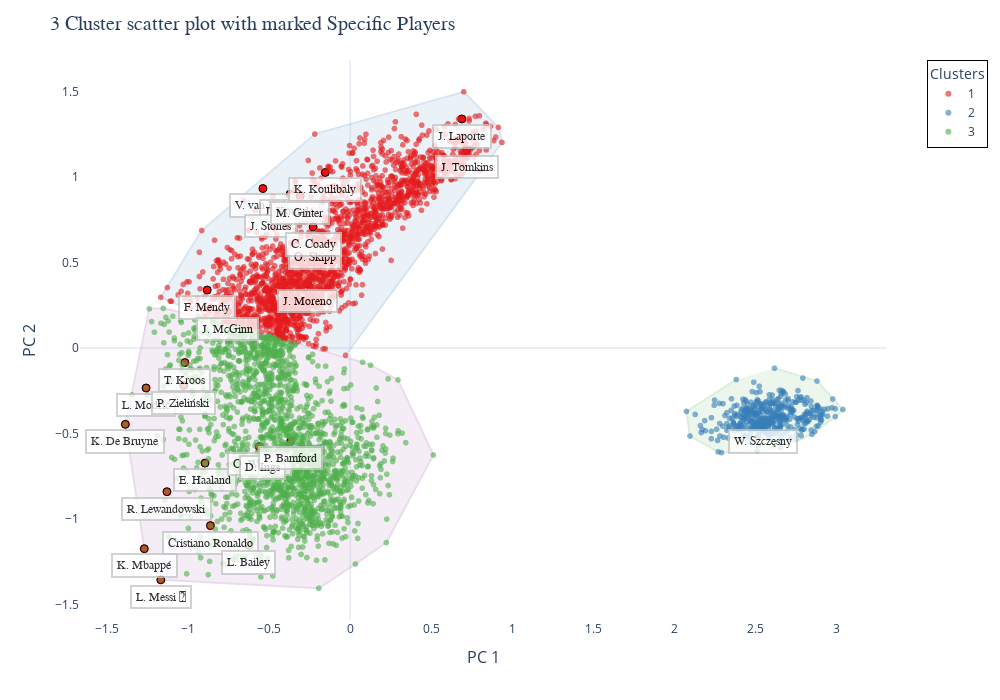

Notebook code for this chart:
### Markdown cell above
## In the above figure we can see 3 different clusters, which seem to be well strcutured, with minimal overlap. To understand the clusters let's plot player names into it

### Code cell
# Create the scatter plot 
fig = px.scatter(
    reduced,
    x="PC1",
    y="PC2",
    color="cluster",  
    color_discrete_sequence=px.colors.qualitative.Set1, 
    opacity=0.6,
    labels={"PC1": "Principal Component 1", "PC2": "Principal Component 2"},
    category_orders={"cluster": sorted(reduced['cluster'].unique())},
)


add_cluster_outlines(fig, reduced, "cluster", "PC1", "PC2", px.colors.qualitative.Set1)


highlighted_players = reduced[reduced['name'].isin(players_to_label)]
for _, row in highlighted_players.iterrows():
    fig.add_trace(
        go.Scatter(
            x=[row['PC1']],
            y=[row['PC2']],
            mode='markers',
            marker=dict(size=8, color='red', symbol='circle', line=dict(width=1, color='black')),
            name=None,  # Remove player from legend
            showlegend=False,
        )
    )


for _, row in highlighted_players.iterrows():
    fig.add_annotation(
        x=row['PC1'],
        y=row['PC2'] - 0.1,  
        text=row['name'] + (" 🐐" if row['name'] == "L. Messi" else ""),
        showarrow=False,  
        font=dict(size=12, color='black', family="Arial Black"),
        align="left",
        bordercolor="#c7c7c7",
        borderwidth=2,
        borderpad=4,
        bgcolor="white",
        opacity=0.8
    )

# Update layout for better appearance (no changes made)
fig.update_layout(
    title="3 Cluster scatter plot with marked Specific Players",
    title_font=dict(size=20, family="Arial Black"),
    xaxis=dict(title="PC 1", titlefont=dict(size=16), showgrid=False),
    yaxis=dict(title="PC 2", titlefont=dict(size=16), showgrid=False),
    template="plotly_white",
    legend=dict(
        title="Clusters",
        font=dict(size=12),
        orientation="v",  
        yanchor="top",
        y=1,
        xanchor="left",
        x=1.05,  
        bordercolor="Black",
        borderwidth=1,
        bgcolor="white",
    ),
    width=1000,
    height=700,
)

# Show plot
fig.show()

### Figure 1 — Plotly figure (JSON) as saved in the notebook; plotly's stock layout.template omitted (floating-point values rounded to 4 significant figures; data arrays with more than 128 entries replaced by an {"elided": "..."} marker saying what was removed)
{"data": [{"hovertemplate": "cluster=1<br>Principal Component 1=%{x}<br>Principal Component 2=%{y}<extra></extra>", "legendgroup": "1", "marker": {"color": "rgb(228,26,28)", "opacity": 0.6, "symbol": "circle"}, "mode": "markers", "name": "1", "showlegend": true, "type": "scattergl", "x": {"elided": "2036 float values"}, "xaxis": "x", "y": {"elided": "2036 float values"}, "yaxis": "y"}, {"hovertemplate": "cluster=2<br>Principal Component 1=%{x}<br>Principal Component 2=%{y}<extra></extra>", "legendgroup": "2", "marker": {"color": "rgb(55,126,184)", "opacity": 0.6, "symbol": "circle"}, "mode": "markers", "name": "2", "showlegend": true, "type": "scattergl", "x": {"elided": "423 float values"}, "xaxis": "x", "y": {"elided": "423 float values"}, "yaxis": "y"}, {"hovertemplate": "cluster=3<br>Principal Component 1=%{x}<br>Principal Component 2=%{y}<extra></extra>", "legendgroup": "3", "marker": {"color": "rgb(77,175,74)", "opacity": 0.6, "symbol": "circle"}, "mode": "markers", "name": "3", "showlegend": true, "type": "scattergl", "x": {"elided": "1856 float values"}, "xaxis": "x", "y": {"elided": "1856 float values"}, "yaxis": "y"}, {"fill": "toself", "line": {"color": "rgb(152,78,163)", "width": 2}, "mode": "lines", "name": "Cluster 3 Outline", "opacity": 0.2, "showlegend": false, "type": "scatter", "x": [-1.168, -0.1941, 0.03214, 0.2228, 0.5124, 0.2945, 0.1257, 0.07589, -0.4988, -0.6007, -0.9381, -1.153, -1.239, -1.386, -1.27, -1.212], "y": [-1.357, -1.406, -1.264, -1.139, -0.6264, -0.1872, -0.1009, -0.08414, 0.06968, 0.09656, 0.1852, 0.2315, 0.2285, -0.4469, -1.174, -1.286]}, {"fill": "toself", "line": {"color": "rgb(77,175,74)", "width": 2}, "mode": "lines", "name": "Cluster 2 Outline", "opacity": 0.2, "showlegend": false, "type": "scatter", "x": [2.38, 2.074, 2.095, 2.268, 2.289, 2.509, 2.654, 2.847, 2.991, 3.038, 2.878, 2.616], "y": [-0.1849, -0.3714, -0.5156, -0.6083, -0.6122, -0.6041, -0.5824, -0.5057, -0.4018, -0.3602, -0.1936, -0.1187]}, {"fill": "toself", "line": {"color": "rgb(55,126,184)", "width": 2}, "mode": "lines", "name": "Cluster 1 Outline", "opacity": 0.2, "showlegend": false, "type": "scatter", "x": [-0.02867, 0.9356, 0.914, 0.7, -0.2186, -0.9162, -1.168, -0.8467, -0.3643], "y": [-0.04351, 1.202, 1.29, 1.499, 1.251, 0.6867, 0.2958, 0.1639, 0.03542]}, {"marker": {"color": "red", "line": {"color": "black", "width": 1}, "size": 8, "symbol": "circle"}, "mode": "markers", "showlegend": false, "type": "scatter", "x": [-1.27], "y": [-1.174]}, {"marker": {"color": "red", "line": {"color": "black", "width": 1}, "size": 8, "symbol": "circle"}, "mode": "markers", "showlegend": false, "type": "scatter", "x": [-0.8953], "y": [-0.6738]}, {"marker": {"color": "red", "line": {"color": "black", "width": 1}, "size": 8, "symbol": "circle"}, "mode": "markers", "showlegend": false, "type": "scatter", "x": [-1.386], "y": [-0.4469]}, {"marker": {"color": "red", "line": {"color": "black", "width": 1}, "size": 8, "symbol": "circle"}, "mode": "markers", "showlegend": false, "type": "scatter", "x": [-1.168], "y": [-1.357]}, {"marker": {"color": "red", "line": {"color": "black", "width": 1}, "size": 8, "symbol": "circle"}, "mode": "markers", "showlegend": false, "type": "scatter", "x": [-1.13], "y": [-0.8411]}, {"marker": {"color": "red", "line": {"color": "black", "width": 1}, "size": 8, "symbol": "circle"}, "mode": "markers", "showlegend": false, "type": "scatter", "x": [-0.5382], "y": [0.9327]}, {"marker": {"color": "red", "line": {"color": "black", "width": 1}, "size": 8, "symbol": "circle"}, "mode": "markers", "showlegend": false, "type": "scatter", "x": [-1.259], "y": [-0.2343]}, {"marker": {"color": "red", "line": {"color": "black", "width": 1}, "size": 8, "symbol": "circle"}, "mode": "markers", "showlegend": false, "type": "scatter", "x": [-0.8617], "y": [-1.04]}, {"marker": {"color": "red", "line": {"color": "black", "width": 1}, "size": 8, "symbol": "circle"}, "mode": "markers", "showlegend": false, "type": "scatter", "x": [-1.02], "y": [-0.08569]}, {"marker": {"color": "red", "line": {"color": "black", "width": 1}, "size": 8, "symbol": "circle"}, "mode": "markers", "showlegend": false, "type": "scatter", "x": [2.545], "y": [-0.4463]}, {"marker": {"color": "red", "line": {"color": "black", "width": 1}, "size": 8, "symbol": "circle"}, "mode": "markers", "showlegend": false, "type": "scatter", "x": [-0.3714], "y": [0.8997]}, {"marker": {"color": "red", "line": {"color": "black", "width": 1}, "size": 8, "symbol": "circle"}, "mode": "markers", "showlegend": false, "type": "scatter", "x": [-0.4917], "y": [0.8161]}, {"marker": {"color": "red", "line": {"color": "black", "width": 1}, "size": 8, "symbol": "circle"}, "mode": "markers", "showlegend": false, "type": "scatter", "x": [-0.1538], "y": [1.026]}, {"marker": {"color": "red", "line": {"color": "black", "width": 1}, "size": 8, "symbol": "circle"}, "mode": "markers", "showlegend": false, "type": "scatter", "x": [-0.3082], "y": [0.8878]}, {"marker": {"color": "red", "line": {"color": "black", "width": 1}, "size": 8, "symbol": "circle"}, "mode": "markers", "showlegend": false, "type": "scatter", "x": [-1.026], "y": [-0.2193]}, {"marker": {"color": "red", "line": {"color": "black", "width": 1}, "size": 8, "symbol": "circle"}, "mode": "markers", "showlegend": false, "type": "scatter", "x": [-0.8817], "y": [0.3387]}, {"marker": {"color": "red", "line": {"color": "black", "width": 1}, "size": 8, "symbol": "circle"}, "mode": "markers", "showlegend": false, "type": "scatter", "x": [-0.5609], "y": [-0.5778]}, {"marker": {"color": "red", "line": {"color": "black", "width": 1}, "size": 8, "symbol": "circle"}, "mode": "markers", "showlegend": false, "type": "scatter", "x": [-0.6243], "y": [-1.156]}, {"marker": {"color": "red", "line": {"color": "black", "width": 1}, "size": 8, "symbol": "circle"}, "mode": "markers", "showlegend": false, "type": "scatter", "x": [-0.7568], "y": [0.2127]}, {"marker": {"color": "red", "line": {"color": "black", "width": 1}, "size": 8, "symbol": "circle"}, "mode": "markers", "showlegend": false, "type": "scatter", "x": [-0.215], "y": [0.6318]}, {"marker": {"color": "red", "line": {"color": "black", "width": 1}, "size": 8, "symbol": "circle"}, "mode": "markers", "showlegend": false, "type": "scatter", "x": [-0.5386], "y": [-0.5981]}, {"marker": {"color": "red", "line": {"color": "black", "width": 1}, "size": 8, "symbol": "circle"}, "mode": "markers", "showlegend": false, "type": "scatter", "x": [0.6882], "y": [1.339]}, {"marker": {"color": "red", "line": {"color": "black", "width": 1}, "size": 8, "symbol": "circle"}, "mode": "markers", "showlegend": false, "type": "scatter", "x": [-0.229], "y": [0.7078]}, {"marker": {"color": "red", "line": {"color": "black", "width": 1}, "size": 8, "symbol": "circle"}, "mode": "markers", "showlegend": false, "type": "scatter", "x": [-0.366], "y": [-0.5434]}, {"marker": {"color": "red", "line": {"color": "black", "width": 1}, "size": 8, "symbol": "circle"}, "mode": "markers", "showlegend": false, "type": "scatter", "x": [0.718], "y": [1.159]}, {"marker": {"color": "red", "line": {"color": "black", "width": 1}, "size": 8, "symbol": "circle"}, "mode": "markers", "showlegend": false, "type": "scatter", "x": [-0.2629], "y": [0.3733]}], "layout": {"annotations": [{"align": "left", "bgcolor": "white", "bordercolor": "#c7c7c7", "borderpad": 4, "borderwidth": 2, "font": {"color": "black", "family": "Arial Black", "size": 12}, "opacity": 0.8, "showarrow": false, "text": "K. Mbappé", "x": -1.27, "y": -1.274}, {"align": "left", "bgcolor": "white", "bordercolor": "#c7c7c7", "borderpad": 4, "borderwidth": 2, "font": {"color": "black", "family": "Arial Black", "size": 12}, "opacity": 0.8, "showarrow": false, "text": "E. Haaland", "x": -0.8953, "y": -0.7738}, {"align": "left", "bgcolor": "white", "bordercolor": "#c7c7c7", "borderpad": 4, "borderwidth": 2, "font": {"color": "black", "family": "Arial Black", "size": 12}, "opacity": 0.8, "showarrow": false, "text": "K. De Bruyne", "x": -1.386, "y": -0.5469}, {"align": "left", "bgcolor": "white", "bordercolor": "#c7c7c7", "borderpad": 4, "borderwidth": 2, "font": {"color": "black", "family": "Arial Black", "size": 12}, "opacity": 0.8, "showarrow": false, "text": "L. Messi 🐐", "x": -1.168, "y": -1.457}, {"align": "left", "bgcolor": "white", "bordercolor": "#c7c7c7", "borderpad": 4, "borderwidth": 2, "font": {"color": "black", "family": "Arial Black", "size": 12}, "opacity": 0.8, "showarrow": false, "text": "R. Lewandowski", "x": -1.13, "y": -0.9411}, {"align": "left", "bgcolor": "white", "bordercolor": "#c7c7c7", "borderpad": 4, "borderwidth": 2, "font": {"color": "black", "family": "Arial Black", "size": 12}, "opacity": 0.8, "showarrow": false, "text": "V. van Dijk", "x": -0.5382, "y": 0.8327}, {"align": "left", "bgcolor": "white", "bordercolor": "#c7c7c7", "borderpad": 4, "borderwidth": 2, "font": {"color": "black", "family": "Arial Black", "size": 12}, "opacity": 0.8, "showarrow": false, "text": "L. Modrić", "x": -1.259, "y": -0.3343}, {"align": "left", "bgcolor": "white", "bordercolor": "#c7c7c7", "borderpad": 4, "borderwidth": 2, "font": {"color": "black", "family": "Arial Black", "size": 12}, "opacity": 0.8, "showarrow": false, "text": "Cristiano Ronaldo", "x": -0.8617, "y": -1.14}, {"align": "left", "bgcolor": "white", "bordercolor": "#c7c7c7", "borderpad": 4, "borderwidth": 2, "font": {"color": "black", "family": "Arial Black", "size": 12}, "opacity": 0.8, "showarrow": false, "text": "T. Kroos", "x": -1.02, "y": -0.1857}, {"align": "left", "bgcolor": "white", "bordercolor": "#c7c7c7", "borderpad": 4, "borderwidth": 2, "font": {"color": "black", "family": "Arial Black", "size": 12}, "opacity": 0.8, "showarrow": false, "text": "W. Szczęsny", "x": 2.545, "y": -0.5463}, {"align": "left", "bgcolor": "white", "bordercolor": "#c7c7c7", "borderpad": 4, "borderwidth": 2, "font": {"color": "black", "family": "Arial Black", "size": 12}, "opacity": 0.8, "showarrow": false, "text": "J. Koundé", "x": -0.3714, "y": 0.7997}, {"align": "left", "bgcolor": "white", "bordercolor": "#c7c7c7", "borderpad": 4, "borderwidth": 2, "font": {"color": "black", "family": "Arial Black", "size": 12}, "opacity": 0.8, "showarrow": false, "text": "J. Stones", "x": -0.4917, "y": 0.7161}, {"align": "left", "bgcolor": "white", "bordercolor": "#c7c7c7", "borderpad": 4, "borderwidth": 2, "font": {"color": "black", "family": "Arial Black", "size": 12}, "opacity": 0.8, "showarrow": false, "text": "K. Koulibaly", "x": -0.1538, "y": 0.9263}, {"align": "left", "bgcolor": "white", "bordercolor": "#c7c7c7", "borderpad": 4, "borderwidth": 2, "font": {"color": "black", "family": "Arial Black", "size": 12}, "opacity": 0.8, "showarrow": false, "text": "M. Ginter", "x": -0.3082, "y": 0.7878}, {"align": "left", "bgcolor": "white", "bordercolor": "#c7c7c7", "borderpad": 4, "borderwidth": 2, "font": {"color": "black", "family": "Arial Black", "size": 12}, "opacity": 0.8, "showarrow": false, "text": "P. Zieliński", "x": -1.026, "y": -0.3193}, {"align": "left", "bgcolor": "white", "bordercolor": "#c7c7c7", "borderpad": 4, "borderwidth": 2, "font": {"color": "black", "family": "Arial Black", "size": 12}, "opacity": 0.8, "showarrow": false, "text": "F. Mendy", "x": -0.8817, "y": 0.2387}, {"align": "left", "bgcolor": "white", "bordercolor": "#c7c7c7", "borderpad": 4, "borderwidth": 2, "font": {"color": "black", "family": "Arial Black", "size": 12}, "opacity": 0.8, "showarrow": false, "text": "O. Watkins", "x": -0.5609, "y": -0.6778}, {"align": "left", "bgcolor": "white", "bordercolor": "#c7c7c7", "borderpad": 4, "borderwidth": 2, "font": {"color": "black", "family": "Arial Black", "size": 12}, "opacity": 0.8, "showarrow": false, "text": "L. Bailey", "x": -0.6243, "y": -1.256}, {"align": "left", "bgcolor": "white", "bordercolor": "#c7c7c7", "borderpad": 4, "borderwidth": 2, "font": {"color": "black", "family": "Arial Black", "size": 12}, "opacity": 0.8, "showarrow": false, "text": "J. McGinn", "x": -0.7568, "y": 0.1127}, {"align": "left", "bgcolor": "white", "bordercolor": "#c7c7c7", "borderpad": 4, "borderwidth": 2, "font": {"color": "black", "family": "Arial Black", "size": 12}, "opacity": 0.8, "showarrow": false, "text": "O. Skipp", "x": -0.215, "y": 0.5318}, {"align": "left", "bgcolor": "white", "bordercolor": "#c7c7c7", "borderpad": 4, "borderwidth": 2, "font": {"color": "black", "family": "Arial Black", "size": 12}, "opacity": 0.8, "showarrow": false, "text": "D. Ings", "x": -0.5386, "y": -0.6981}, {"align": "left", "bgcolor": "white", "bordercolor": "#c7c7c7", "borderpad": 4, "borderwidth": 2, "font": {"color": "black", "family": "Arial Black", "size": 12}, "opacity": 0.8, "showarrow": false, "text": "J. Laporte", "x": 0.6882, "y": 1.239}, {"align": "left", "bgcolor": "white", "bordercolor": "#c7c7c7", "borderpad": 4, "borderwidth": 2, "font": {"color": "black", "family": "Arial Black", "size": 12}, "opacity": 0.8, "showarrow": false, "text": "C. Coady", "x": -0.229, "y": 0.6078}, {"align": "left", "bgcolor": "white", "bordercolor": "#c7c7c7", "borderpad": 4, "borderwidth": 2, "font": {"color": "black", "family": "Arial Black", "size": 12}, "opacity": 0.8, "showarrow": false, "text": "P. Bamford", "x": -0.366, "y": -0.6434}, {"align": "left", "bgcolor": "white", "bordercolor": "#c7c7c7", "borderpad": 4, "borderwidth": 2, "font": {"color": "black", "family": "Arial Black", "size": 12}, "opacity": 0.8, "showarrow": false, "text": "J. Tomkins", "x": 0.718, "y": 1.059}, {"align": "left", "bgcolor": "white", "bordercolor": "#c7c7c7", "borderpad": 4, "borderwidth": 2, "font": {"color": "black", "family": "Arial Black", "size": 12}, "opacity": 0.8, "showarrow": false, "text": "J. Moreno", "x": -0.2629, "y": 0.2733}], "height": 700, "legend": {"bgcolor": "white", "bordercolor": "Black", "borderwidth": 1, "font": {"size": 12}, "orientation": "v", "title": {"text": "Clusters"}, "tracegroupgap": 0, "x": 1.05, "xanchor": "left", "y": 1, "yanchor": "top"}, "margin": {"t": 60}, "title": {"font": {"family": "Arial Black", "size": 20}, "text": "3 Cluster scatter plot with marked Specific Players"}, "width": 1000, "xaxis": {"anchor": "y", "domain": [0, 1], "showgrid": false, "title": {"font": {"size": 16}, "text": "PC 1"}}, "yaxis": {"anchor": "x", "domain": [0, 1], "showgrid": false, "title": {"font": {"size": 16}, "text": "PC 2"}}}}
